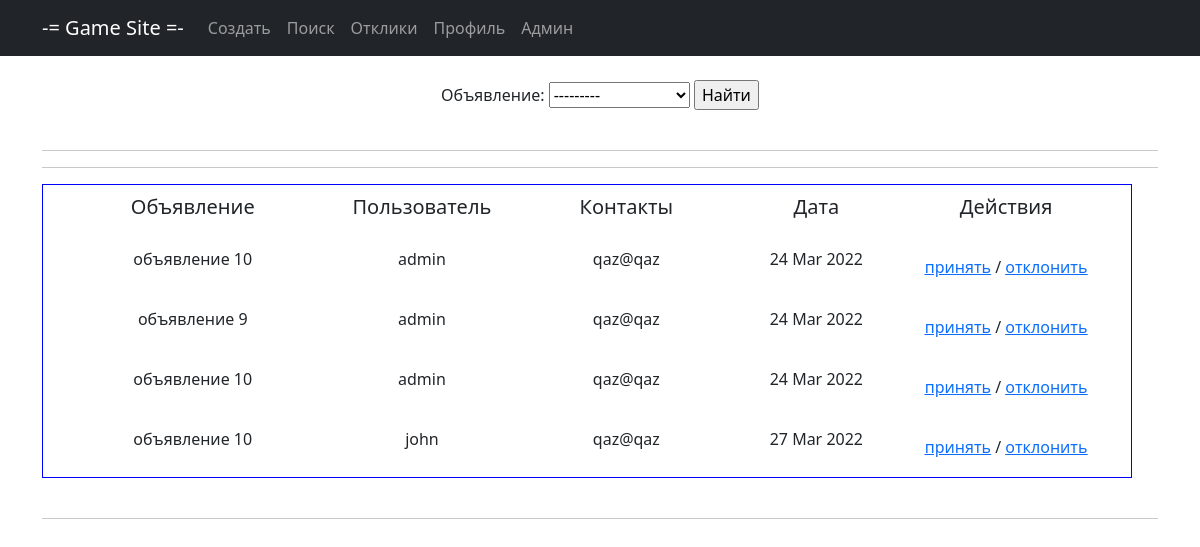
Before: /response/ (signed in) with the older database file.
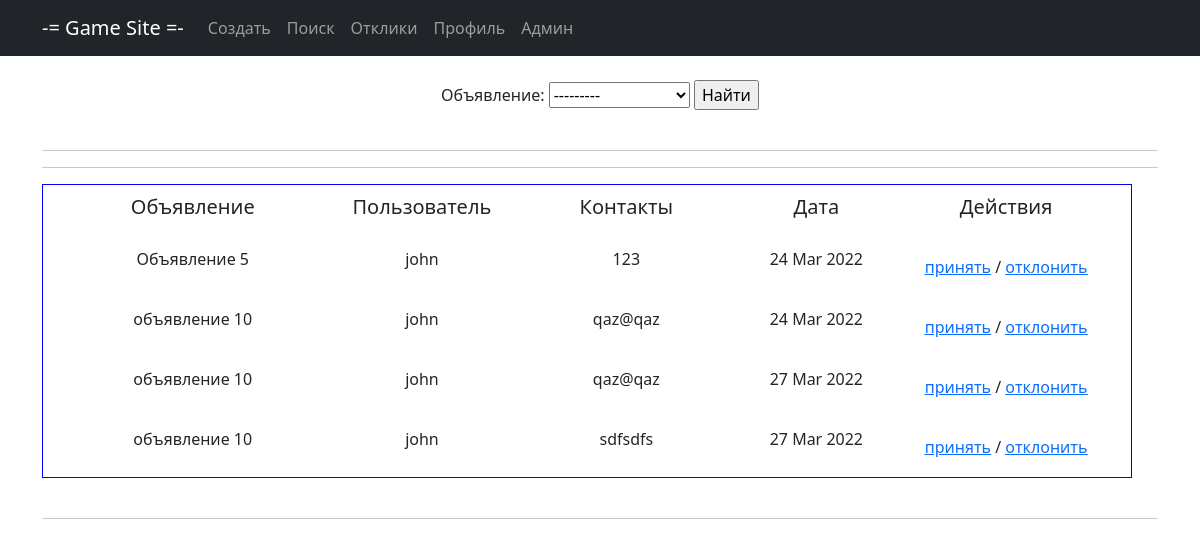
After: the same page with the newer database file.
### main/models.py (models this page shows, shortened)
class Response(models.Model):
    note = models.ForeignKey(Note, on_delete=models.CASCADE, verbose_name='Объявление')
    user_author = models.IntegerField(default=0, verbose_name='id_автора_объявления')
    user_response = models.ForeignKey(User, on_delete=models.CASCADE, verbose_name='id_пользователя_отклика')
    user_fio = models.CharField(max_length=64, default="ФИО не задано", verbose_name='ФИО_автора_объявления')
    content = models.TextField(verbose_name='Контент отклика')
    datetime = models.DateTimeField(auto_now_add=True, verbose_name='Дата отклика')
    status = models.BooleanField(default=False, verbose_name='Статус отклика')

class Note(models.Model):
    title = models.CharField(max_length=128, verbose_name='Название')
    content = RichTextUploadingField(verbose_name='Контент')
    datetime = models.DateTimeField(auto_now_add=True, verbose_name='Дата создания')
    user = models.ForeignKey(User, blank=True, null=True, on_delete=models.CASCADE, verbose_name='Пользователь')
    category = models.ForeignKey(Category, on_delete=models.CASCADE, verbose_name='Категория')
    def __str__(self):
        return f'{self.title}'

### main/views.py (the view)
# urls.py: path('response/', ResponseList.as_view(), name='response'),
class ResponseList(ListView):
    template_name = 'user_response.html'
    context_object_name = 'responses'
    ordering = ['-datetime']
    paginate_by = 5
    def get_queryset(self, **kwargs):
        user_id = self.request.user.id
        return Response.objects.filter(user_author=user_id)
    def get_context_data(self, **kwargs):
        context = super().get_context_data(**kwargs)
        context['filter'] = ResponseFilter(self.request.GET, queryset=self.get_queryset())
        return context

### templates/user_response.html (shortened to what this page needs)
{% extends 'static/default.html' %}
{% block content %}
<br>
<form method="GET">
    {{ filter.form }}
    <input type="submit" value="Найти">
</form><br>
<hr>
<hr>
<table cellspacing="5" cellpadding="10" border="1"
       style=" border-spacing : 10px; border-color : blue; border-style: solid;" bgcolor="FFFFFF">
    <tr>
        <td width="300">
            <h5>Объявление</h5>
        </td>
        <td width="100">
            <h5>Пользователь</h5>
        </td>
        <td width="250">
            <h5>Контакты</h5>
        </td>
        <td width="130">
            <h5>Дата</h5>
        </td>
        <td width="250">
            <h5>Действия</h5>
        </td>
    </tr>
    {% for response in filter.qs %}
    <tr>
        <td>
            <p align="center">{{ response.note }}</p>
        </td>
        <td>
            <p align="center">{{ response.user_response }}</p>
        </td>
        <td>
            <p align="center">{{ response.content }}</p>
        </td>
        <td>
            <p align="center">{{ response.datetime | date:"d M Y" }}</p>
        </td>
        <td>
            <a href="{% url 'accept' response.id %}"><u>принять</u></a>
            /
            <a href="{% url 'remove' response.id %}"><u>отклонить</u></a>
        </td>
    </tr>
    {% endfor %}
</table>
<br>
<hr>
{% endblock content %}

Changed rows visible on the page:
removed Response: note "объявление 10", user_response "admin", content "qaz@qaz", datetime "24 Mar 2022"
removed Response: note "объявление 9", user_response "admin", content "qaz@qaz", datetime "24 Mar 2022"
removed Response: note "объявление 10", user_response "admin", content "qaz@qaz", datetime "24 Mar 2022"
now on this page (row edited): Response: note "Объявление 5", user_response "john", content "123", datetime "24 Mar 2022"
now on this page (row edited): Response: note "объявление 10", user_response "john", content "qaz@qaz", datetime "24 Mar 2022"
now on this page (row edited): Response: note "объявление 10", user_response "john", content "sdfsdfs", datetime "27 Mar 2022"
